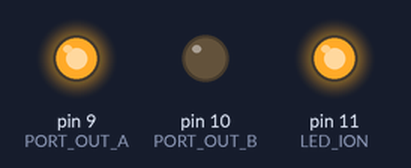
The sketch below on a simulated Arduino Uno, built with avr-gcc and run on an emulated ATmega328P. Shown: output pins drawn as LEDs (lit = HIGH).

Above: at 0.1 s.
Timing chart, 0 to 1.6 s (numbered marks = the images above):
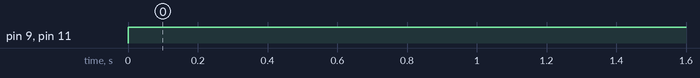

The sketch:

ion-firmware-main.ino
```cpp
#define PORT_OUT_A 9
#define PORT_OUT_B 10

#define LED_ION 11


void setup() {
  // put your setup code here, to run once:

  pinMode( PORT_OUT_A, OUTPUT );
  pinMode( PORT_OUT_B, OUTPUT );
  pinMode( LED_ION, OUTPUT );

}

void loop() {
  // put your main code here, to run repeatedly:

  digitalWrite( PORT_OUT_A, HIGH );
  digitalWrite( PORT_OUT_B, LOW );
  digitalWrite( LED_ION, HIGH );
  delay(300000);
  digitalWrite( PORT_OUT_A, LOW );
  digitalWrite( PORT_OUT_B, HIGH );
  digitalWrite( LED_ION, LOW );
  delay(300000);
}
```

Measured:
- by itself, pin 9 (PORT_OUT_A), pin 11 (LED_ION): LOW → HIGH at 0.00 s
